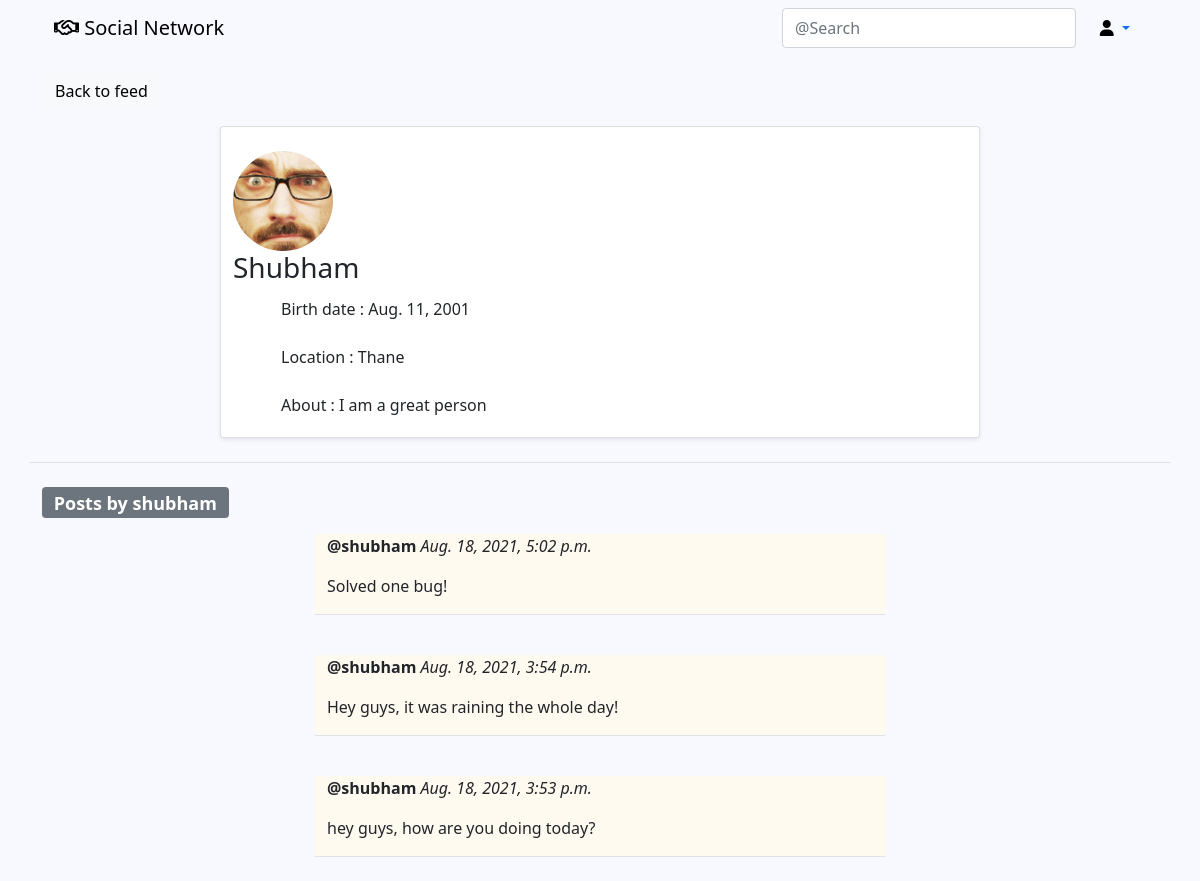
The app's page /social/profile/1/ with its own data.
### social/models.py (models this page shows, shortened)
class UserProfile(models.Model):
	user = models.OneToOneField(User, primary_key=True, verbose_name='user', related_name='profile', on_delete=models.CASCADE)
	name = models.CharField(max_length=20, blank=True, null=True)
	bio = models.TextField(max_length=200, blank=True, null=True)
	birth_date = models.DateField(null=True, blank=True)
	location = models.CharField(max_length=30, blank=True, null=True)
	picture = models.ImageField(upload_to='uploads/profile_pictures', default='uploads/profile_pictures/default.png')

class Post(models.Model):
	body = models.TextField()
	created_on = models.DateTimeField(default=timezone.now)
	author = models.ForeignKey(User, on_delete=models.CASCADE)

### social/views.py (the view)
# urls.py: path('profile/<int:pk>/', ProfileView.as_view(), name="profile"),
class ProfileView(View):
	def get(self, request, pk, *args, **kwargs):
		profile = UserProfile.objects.get(pk=pk)
		user = profile.user
		posts = Post.objects.filter(author=user).order_by('-created_on')
		context = {
			'user': user,
			'profile': profile,
			'posts': posts,
		}
		return render(request, 'social/profile.html', context)

### social/templates/social/profile.html (shortened to what this page needs)
{% extends 'landing/base.html' %}
{% block content %}
	<div class="container">
			<div class="row mt-3">
				<div class="col col-md-6">
					<a href="{% url 'post-list' %}" class="btn btn-light">Back to feed</a>
				</div>
			</div>
			<div class="row mt-3 justify-content-center border-bottom">
				<div class="card shadow-sm col-md-8 col-sm-12 mb-4">
					<br>
					<img src="{{ profile.picture.url }}" class="rounded-circle" width="100" height="100" />
				<h3>{{ profile.name }}</h3>
					{% if profile.birth_date %}
						<p class="py-1 px-5">Birth date : {{ profile.birth_date }}</p>
					{% endif %}
					{% if profile.location %}
						<p class="py-1 px-5">Location : {{ profile.location }}</p>
					{% endif %}
					{% if profile.bio %}
						<p class="py-1 px-5">About : {{ profile.bio }}</p>
					{% endif %}
				</div>
			</div>
<br>
	<h4><span class="badge bg-secondary">Posts by {{ user }}</span></h4>
		{% for post in posts %}
			<div class="row justify-content-center mt-3" >
				<div class="col col-md-6 border-bottom position-relative" style="background-color: floralwhite;">
					<p><strong>@{{ post.author }}</strong> <i>{{ post.created_on }}</i></p>
					<p>{{ post.body }}</p>
				</div>
			</div>
			<br>
		{% endfor %}
	</div>
{% endblock content %}

### landing/templates/landing/base.html (shortened to what this page needs)
<!doctype html>
<html lang="en">
  <head>
    <link href="https://cdn.jsdelivr.net/npm/bootstrap@5.1.0/dist/css/bootstrap.min.css" rel="stylesheet">
  </head>
  <body style="background-color: ghostwhite;">
    {% include 'landing/navbar.html' %}
    {% block content %}
    {% endblock %}
  </body>
</html>

### landing/templates/landing/navbar.html (shortened to what this page needs)
<div class="container">
<nav class="navbar navbar-expand-lg" >
  <div class="container-fluid">
    <a class="navbar-brand"
    {% if user.is_authenticated %}
    href="{% url 'post-list' %}"
    {% else %}
    href="{% url 'index' %}"
    {% endif %}
    style="color:black;"><i class="fa fa-handshake-o" aria-hidden="true"></i> Social Network</a>
      <form class="d-flex col-lg-4 col-md-6 col-sm-4">
        <input class="form-control me-2" type="search" placeholder="@Search" aria-label="Search">
        <div class="dropdown">
          <a class="nav-link dropdown-toggle" href="#" id="navbarDropdown" role="button" data-bs-toggle="dropdown" aria-expanded="false">
            <i class="fa fa-user" aria-hidden="true" style="color: black;"></i>
          </a>
     </div>
      </form>
  </div>
</nav>
</div>

### records on screen
UserProfile: picture (picture), name "Shubham", birth_date "Aug. 11, 2001", location "Thane", bio "I am a great person"
Post: author "shubham", created_on "Aug. 18, 2021, 5:02 p.m.", body "Solved one bug!"
Post: author "shubham", created_on "Aug. 18, 2021, 3:54 p.m.", body "Hey guys, it was raining the whole day!"
Post: author "shubham", created_on "Aug. 18, 2021, 3:53 p.m.", body "hey guys, how are you doing today?"

### other values on screen
{{ user }} "shubham"
